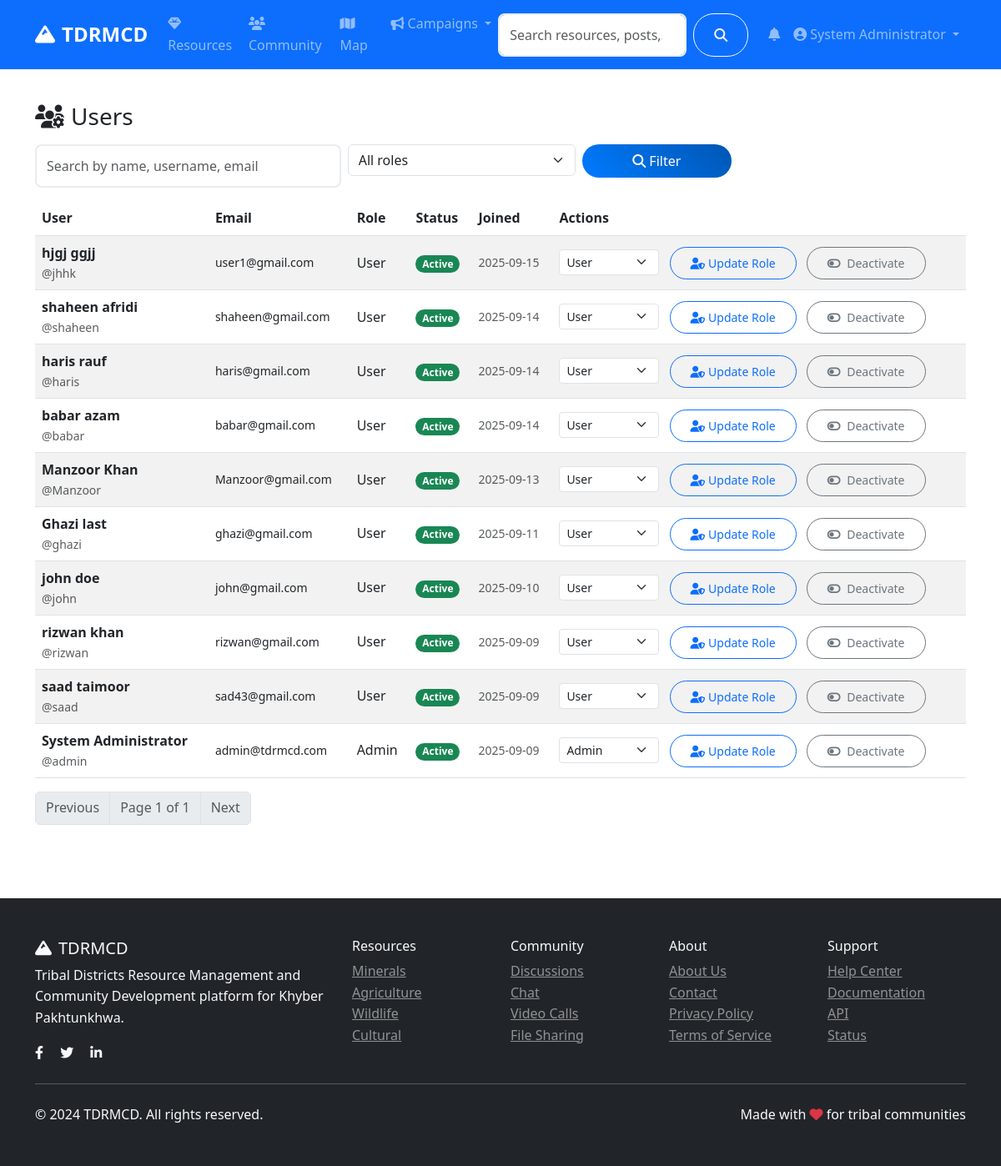
Before: /admin/users (signed in) with the older database file.
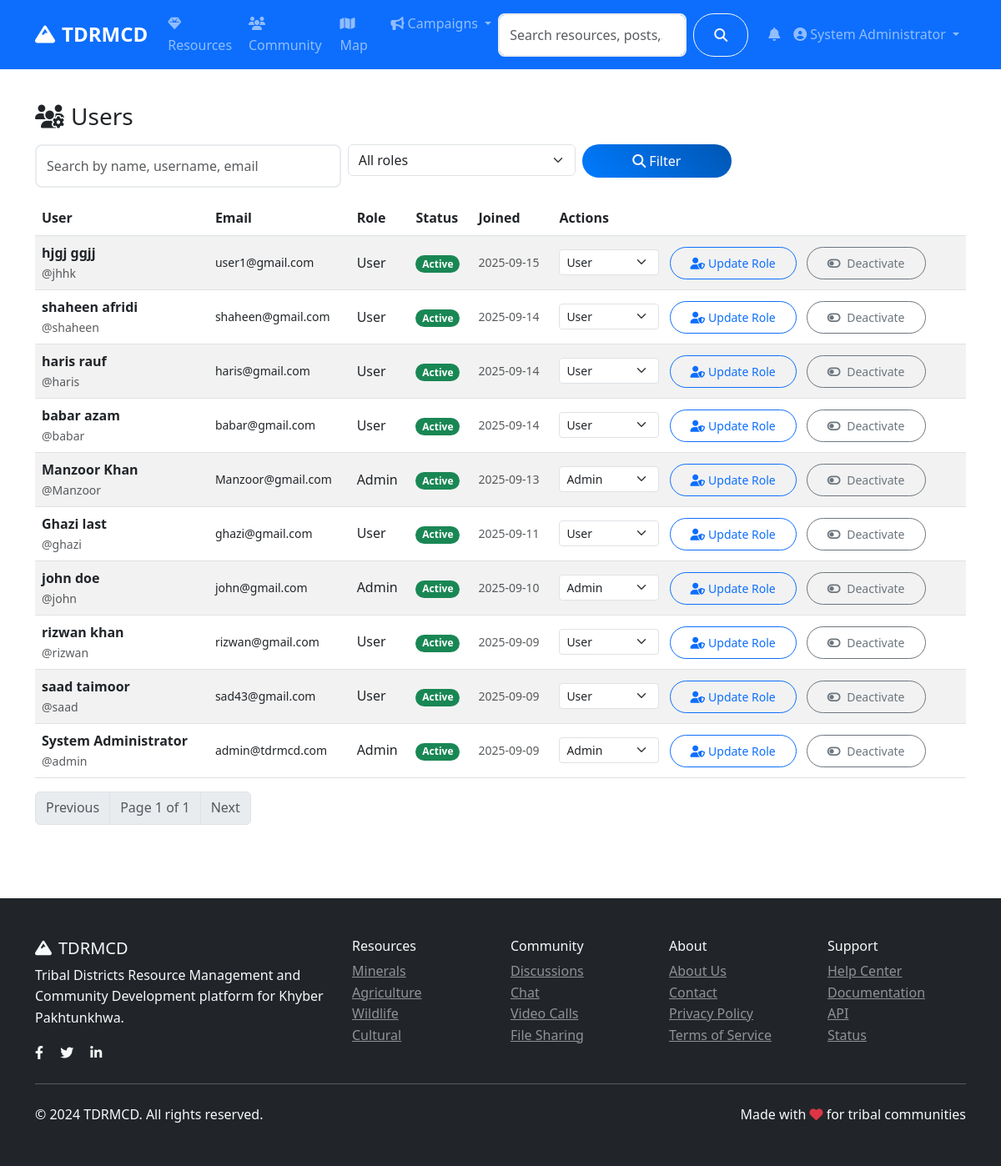
After: the same page with the newer database file.
### models.py (models this page shows, shortened)
class User(UserMixin, db.Model):
    id = db.Column(db.Integer, primary_key=True)
    username = db.Column(db.String(80), unique=True, nullable=False)
    email = db.Column(db.String(120), unique=True, nullable=False)
    password_hash = db.Column(db.String(120), nullable=False)
    first_name = db.Column(db.String(50), nullable=False)
    last_name = db.Column(db.String(50), nullable=False)
    role = db.Column(db.String(20), default='user')  # user, admin, researcher
    location = db.Column(db.String(100))
    bio = db.Column(db.Text)
    avatar = db.Column(db.String(200), default='default.jpg')
    is_active = db.Column(db.Boolean, default=True)
    created_at = db.Column(db.DateTime, default=datetime.utcnow)
    last_seen = db.Column(db.DateTime, default=datetime.utcnow)
    resources = db.relationship('Resource', backref='author', lazy='dynamic')
    posts = db.relationship('CommunityPost', backref='author', lazy='dynamic')
    chat_messages = db.relationship('ChatMessage', backref='sender', lazy='dynamic')
    file_submissions = db.relationship(
        'FileSubmission',
        foreign_keys='FileSubmission.submitter_id',
        backref='submitter',
        lazy='dynamic'
    )
    reviewed_submissions = db.relationship(
        'FileSubmission',
        foreign_keys='FileSubmission.reviewed_by',
        backref='reviewer_user',
        lazy='dynamic'
    )
    notifications = db.relationship('Notification', backref='user', lazy='dynamic')
    def get_full_name(self):
        return f"{self.first_name} {self.last_name}"
    def is_admin(self):
        return self.role == 'admin'

### routes/admin.py (the view, shortened to what this page needs)
@admin_bp.route('/users')
@login_required
@admin_required
def users():
    page = request.args.get('page', 1, type=int)
    search = request.args.get('search', '')
    role = request.args.get('role', 'all')
    query = User.query
    if role != 'all':
        query = query.filter_by(role=role)
    users = query.order_by(User.created_at.desc()).paginate(
        page=page, per_page=20, error_out=False
    )
    return render_template('admin/users.html', users=users, search=search, role=role)

### app.py (called while the page is built)
@login_manager.user_loader
def load_user(user_id):
    return User.query.get(int(user_id))

### routes/admin.py (called while the page is built)
def admin_required(f):
    @wraps(f)
    def decorated_function(*args, **kwargs):
        if not current_user.is_authenticated or not current_user.is_admin():
            flash('Access denied. Admin privileges required.', 'error')
            return redirect(url_for('main.index'))
        return f(*args, **kwargs)
    return decorated_function

### templates/admin/users.html (shortened to what the changed rows need)
{% extends "base.html" %}
{% block content %}
<div class="container py-4">
    {% if users and users.items %}
    <div class="table-responsive">
        <table class="table table-striped align-middle">
            <thead>
                <tr>
                    <th>User</th>
                    <th>Email</th>
                    <th>Role</th>
                    <th>Status</th>
                    <th>Joined</th>
                    <th>Actions</th>
                </tr>
            </thead>
            <tbody>
                {% for u in users.items %}
                <tr>
                    <td>
                        <div class="fw-semibold">{{ u.get_full_name() }}</div>
                        <div class="small text-muted">@{{ u.username }}</div>
                    </td>
                    <td class="small">{{ u.email }}</td>
                    <td class="text-capitalize">{{ u.role }}</td>
                    <td>
                        <span class="badge bg-{{ 'success' if u.is_active else 'secondary' }}">
                            {{ 'Active' if u.is_active else 'Inactive' }}
                        </span>
                    </td>
                    <td class="small text-muted">{{ u.created_at.strftime('%Y-%m-%d') if u.created_at }}</td>
                    <td>
                        <form action="{{ url_for('admin.change_user_role', user_id=u.id) }}" method="post" class="d-inline">
                            <select name="role" class="form-select form-select-sm d-inline w-auto me-2">
                                <option value="user" {% if u.role=='user' %}selected{% endif %}>User</option>
                                <option value="admin" {% if u.role=='admin' %}selected{% endif %}>Admin</option>
                            </select>
                            <button class="btn btn-sm btn-outline-primary" type="submit">
                                <i class="fas fa-user-shield me-1"></i>Update Role
                            </button>
                        </form>
                        <form action="{{ url_for('admin.toggle_user_status', user_id=u.id) }}" method="post" class="d-inline ms-2">
                            <button class="btn btn-sm btn-outline-{{ 'secondary' if u.is_active else 'success' }}" type="submit">
                                <i class="fas fa-toggle-{{ 'off' if u.is_active else 'on' }} me-1"></i>
                                {{ 'Deactivate' if u.is_active else 'Activate' }}
                            </button>
                        </form>
                    </td>
                </tr>
                {% endfor %}
            </tbody>
        </table>
    </div>
    {% else %}
    <div class="alert alert-info">No users found.</div>
    {% endif %}
</div>
{% endblock %}

Changed rows visible on the page:
changed User "Manzoor Khan": role "User" → "Admin"
changed User "john doe": role "User" → "Admin"
